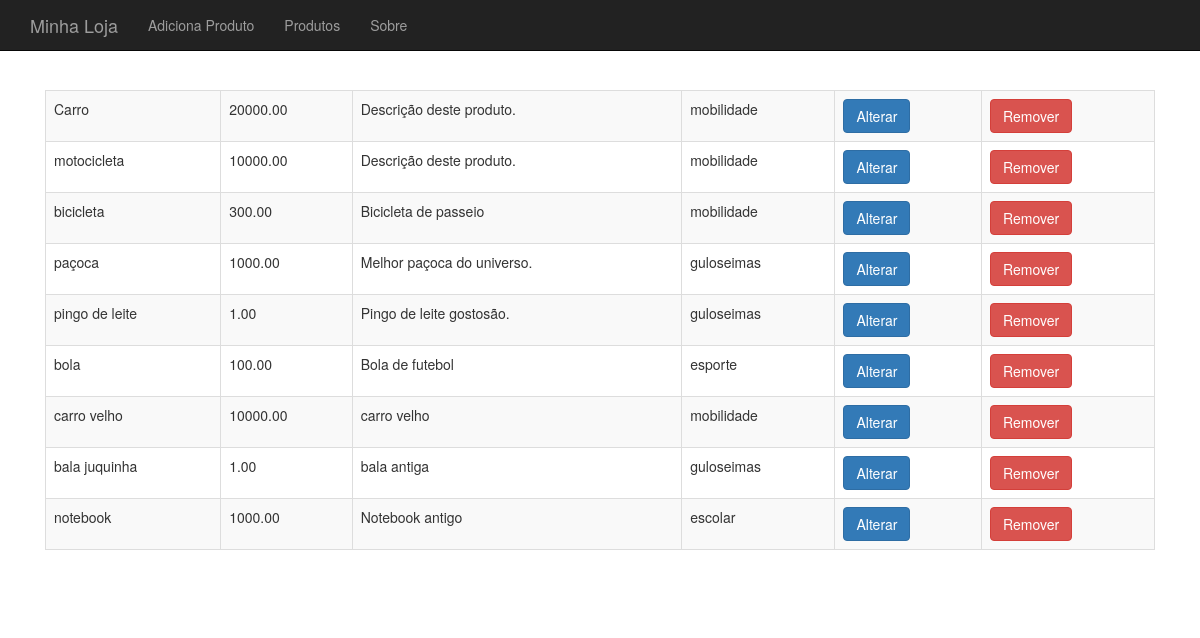
The app's page /produto-lista.php with its own data.
### tables this page shows
CREATE TABLE `produtos` (
  `id` int(11) NOT NULL AUTO_INCREMENT,
  `nome` varchar(255) DEFAULT NULL,
  `preco` decimal(10,2) DEFAULT NULL,
  `descricao` text,
  `categoria_id` int(11) DEFAULT NULL,
  `usado` tinyint(1) DEFAULT '0',
  PRIMARY KEY (`id`)
);

CREATE TABLE `categorias` (
  `id` int(11) NOT NULL AUTO_INCREMENT,
  `nome` varchar(255) DEFAULT NULL,
  PRIMARY KEY (`id`)
);

### banco-produto.php (called while the page is built, shortened)
<?php
function listaProdutos($conexao) {
	$produtos = array();
	$resultado = mysqli_query($conexao, "SELECT p.*, c.nome as categoria_nome FROM produtos as p join categorias as c on p.categoria_id=c.id");
	while($produto = mysqli_fetch_assoc($resultado)) {
		array_push($produtos, $produto);
	}
	return $produtos;
}

### produto-lista.php (the view, shortened to what this page needs)
<?php require "header.php";
 require "conecta.php";
 require "banco-produto.php" ?>
<table class="table table-striped table-bordered">
<?php
$produtos = listaProdutos($conexao);
foreach($produtos as $produto):
?>
	<tr>
		<td><?php echo $produto['nome'];?></td>
		<td><?php echo $produto['preco'];?></td>
		<td><?php echo substr($produto['descricao'], 0, 40);?></td>
		<td><?php echo $produto['categoria_nome'];?></td>
		<td><a class="btn btn-primary" href="produto-altera-formulario.php?id=<?php echo $produto['id']?>">Alterar</a></td>
		<td>
			<form action="remove-produto.php" method="post">
				<button class="btn btn-danger">Remover</button>
			</form>
		</td>
	</tr>
<?php
endforeach;
?>
</table>
<?php require "footer.php" ?>

### header.php (shortened to what this page needs)
<!DOCTYPE html>
<html>
<head>
	<link rel="stylesheet" href="css/bootstrap.css">
	<link rel="stylesheet" href="css/loja.css">
</head>
<body>
<div class="navbar navbar-inverse navbar-fixed-top">
	<div class="container">
		<div class="navbar-header">
			<a class="navbar-brand" href="index.php">Minha Loja</a>
		</div>
		<div>
			<ul class="nav navbar-nav">
				<li><a href="produto-formulario.php">Adiciona Produto</a></li>
				<li><a href="produto-lista.php">Produtos</a></li>
				<li><a href="sobre.php">Sobre</a></li>
			</ul>
		</div>
	</div>
</div>
<div class="container">
	<div class="principal">

### footer.php
	</div>
</div>
</body>
</html>

### css/loja.css (style rules this page uses)
body { padding-top: 50px; }
.principal { padding: 40px 15px; }

### records on screen
produtos: nome "Carro", preco "20000.00", descricao "Descrição deste produto.", categoria.nome "mobilidade"
produtos: nome "motocicleta", preco "10000.00", descricao "Descrição deste produto.", categoria.nome "mobilidade"
produtos: nome "bicicleta", preco "300.00", descricao "Bicicleta de passeio", categoria.nome "mobilidade"
produtos: nome "paçoca", preco "1000.00", descricao "Melhor paçoca do universo.", categoria.nome "guloseimas"
produtos: nome "pingo de leite", preco "1.00", descricao "Pingo de leite gostosão.", categoria.nome "guloseimas"
produtos: nome "bola", preco "100.00", descricao "Bola de futebol", categoria.nome "esporte"
produtos: nome "carro velho", preco "10000.00", descricao "carro velho", categoria.nome "mobilidade"
produtos: nome "bala juquinha", preco "1.00", descricao "bala antiga", categoria.nome "guloseimas"
produtos: nome "notebook", preco "1000.00", descricao "Notebook antigo", categoria.nome "escolar"
